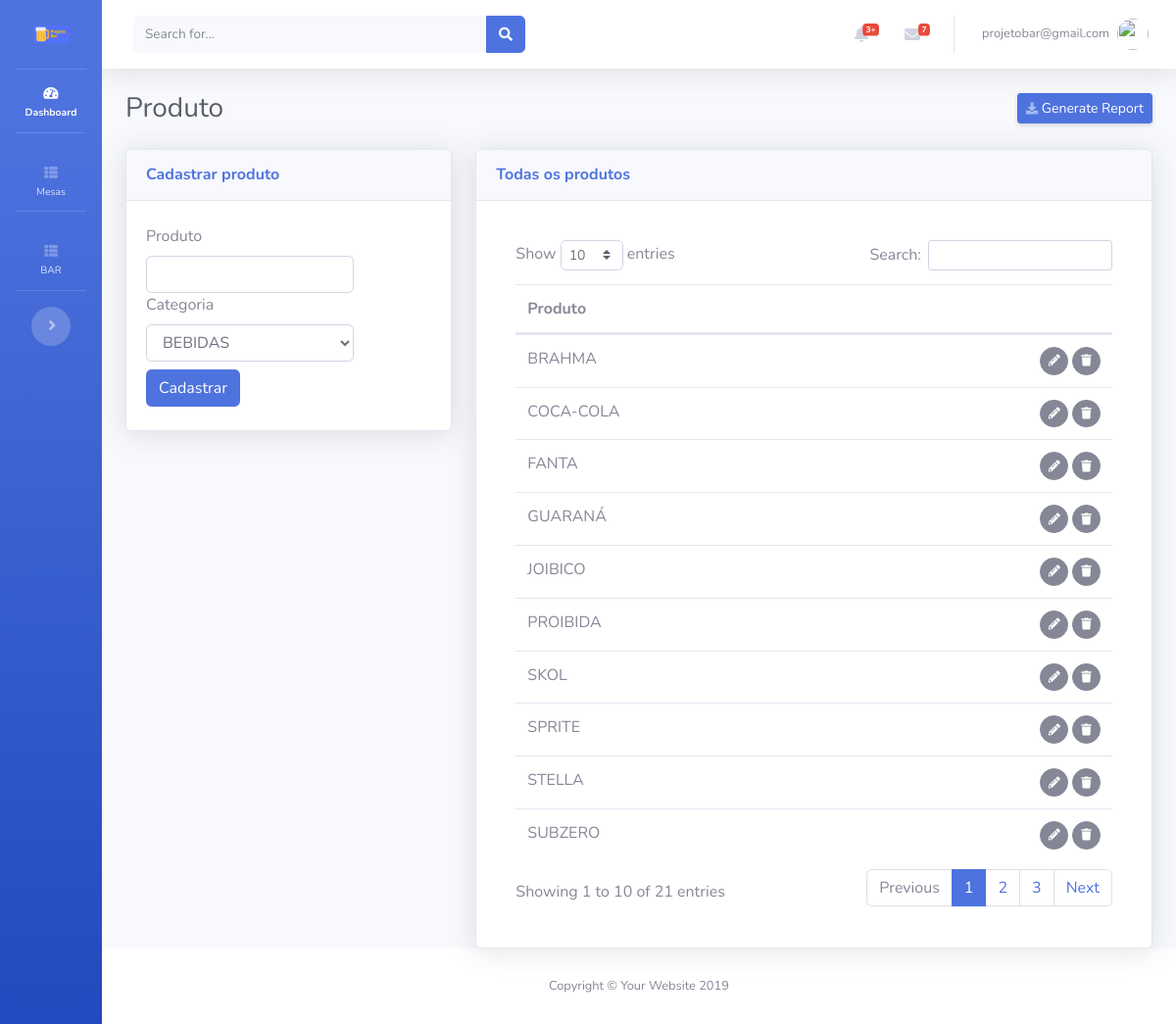
Page /views/produtos/Cadastrar.php (signed in) on the committed database.
### tables this page shows
CREATE TABLE IF NOT EXISTS `produtos` (
  `id` int(11) NOT NULL AUTO_INCREMENT,
  `produto` varchar(200) NOT NULL,
  `categoria` int(11) NOT NULL COMMENT 'FK',
  `usuario` int(11) NOT NULL COMMENT 'FK',
  `cadastro` datetime NOT NULL,
  `modificado` datetime NOT NULL,
  PRIMARY KEY (`id`)
);

### views/produtos/templates/FormularioExibir.php (the view, shortened to what this page needs)
<div class="card shadow mb-12">
  <div class="card-header py-3">
    <h6 class="m-0 font-weight-bold text-primary">Todas os produtos</h6>
  </div>
  <div class="card-body">
    <?php
    $sql="SELECT * FROM produtos ORDER BY produto ASC";
    if ($result=mysqli_query($conecta,$sql))
    {
      ?>
      <div class="card-body">
        <div class="table-responsive">
          <table class="table cell-border table-hover" id="dataTable" width="100%" cellspacing="0">
            <thead>
              <tr>
                <th colspan="2">Produto</th>
              </tr>
            </thead>
            <tfoot>
              <tbody>
                <?php
                while ($row=mysqli_fetch_assoc($result))
                {
                 ?>
                 <tr>
                  <td>
                    <?php echo $row['produto'];?>
                  </td>
                  <td align="right">
                    <span id="acoes">
                      <button class="btn btn-secondary btn-circle btn-sm botaoEditarProdutoTransicao" idproduto="<?=$row['id']?>">
                        <i class="fas fa-pencil-alt"></i></button>
                        <button class="btn btn-secondary btn-circle btn-sm botaoExcluirProdutoTransicao" data-toggle="modal" data-target="#modalExcluirProduto" idproduto="<?=$row['id']?>"> <i class="fas fa-trash"></i>
                        </span>
                      </td>
                    </tr>
                    <?php
                  }
                  ?>
                </tbody>
              </table>
            </div>
          </div>
          <?php
        }
        ?>
      </div>
    </div>

### rows in the picture
produtos: produto "BRAHMA"
produtos: produto "COCA-COLA"
produtos: produto "FANTA"
produtos: produto "GUARANÁ"
produtos: produto "JOIBICO"
produtos: produto "PROIBIDA"
produtos: produto "SKOL"
produtos: produto "SPRITE"
produtos: produto "STELLA"
produtos: produto "SUBZERO"

### other values in the picture
$_SESSION['login'.$app_token] "projetobar@gmail.com"
$app_page_name "Produto"
form field value "BEBIDAS"
